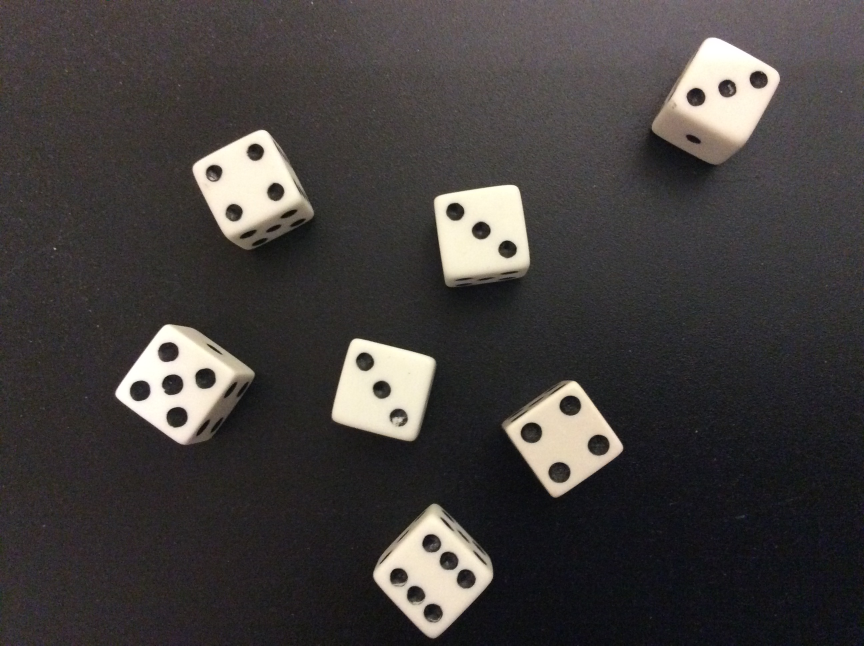
#> input picture input/dice.jpg, 2592 x 1936 px (shown at 1/3 size)
$ python histogram.py --image input/dice.jpg
#> lines starting #> are read from the running program, lines starting #| are printed output that depends on the picture; after the words box and inside, x2 and y2 are one past the last pixel; in counts of white or black regions, pixels touching at a corner belong together
from __future__ import print_function
from matplotlib import pyplot as plt
import cv2
import imutils
import numpy as np
import argparse

ap = argparse.ArgumentParser()
ap.add_argument("-i", "--image", required=True)
args = vars(ap.parse_args())

image = cv2.imread(args["image"])
#> image is the input picture: shape (1936, 2592, 3); mean B, G, R 61.5, 62.7, 66.6
image = imutils.resize(image, 450, 900)
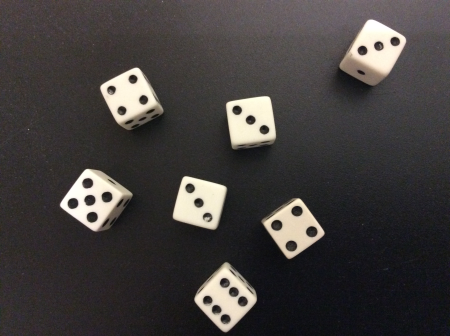
#> image: shape (336, 450, 3); mean B, G, R 61.5, 62.7, 66.6


# [38 lines of commented-out code are left out]

def plot_histogram(image, title, mask = None):
#> called with title = 'Histogram for original image'
	chans = cv2.split(image)
	colors = ("b", "g", "r")
	plt.figure()
	plt.title(title)
	plt.xlabel("Bins")
	plt.ylabel("# of pixels")

	for(chan, color) in zip(chans, colors):
		hist = cv2.calcHist([chan], [0], mask, [256], [0, 256])
		plt.plot(hist, color = color)
		plt.xlim([0,256])
#> this loop made 3 passes
#> color on passes 1 to 3: 'b', 'g', 'r'
	plt.show()
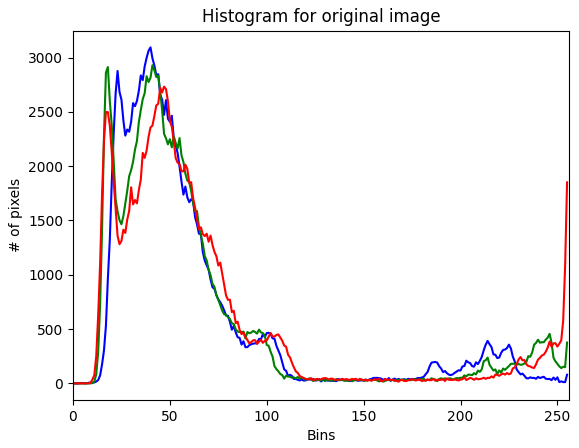
#> figure drawn by matplotlib, 1 panel; curve peaks at x = 40, y = 3093; curve peaks at x = 41, y = 2929; curve peaks at x = 47, y = 2732

# cv2.imshow("Original", image)
plot_histogram(image, "Histogram for original image")

#define our mask
mask = np.zeros(image.shape[:2], dtype = "uint8")
cv2.rectangle(mask, (150,100), (350,350), 255, -1)
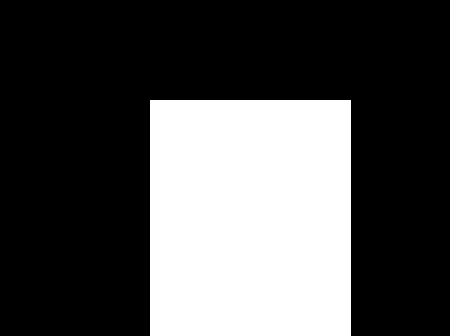
#> mask: shape (336, 450); 31.4% white; 1 white region, box (x1, y1, x2, y2) and area: (150, 100, 351, 336) 47436
masked = cv2.bitwise_and(image, image, mask=mask)
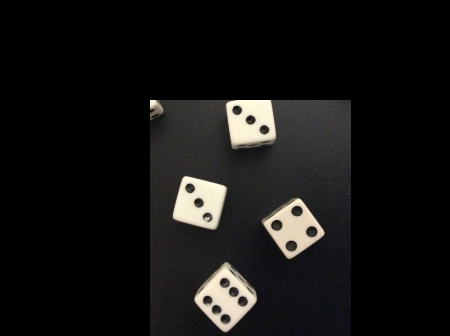
#> masked: shape (336, 450, 3); mean B, G, R 19.1, 20, 20.8
cv2.imshow("Masked image", masked)
plot_histogram(image, "Histogram for masked image", mask = mask)
#> call 2 of plot_histogram, with title = 'Histogram for masked image'
#> the loop in plot_histogram (call 2), `for(chan, color) in zip(chans, colors):` made 3 passes
#> in plot_histogram (call 2), `plt.show()`:
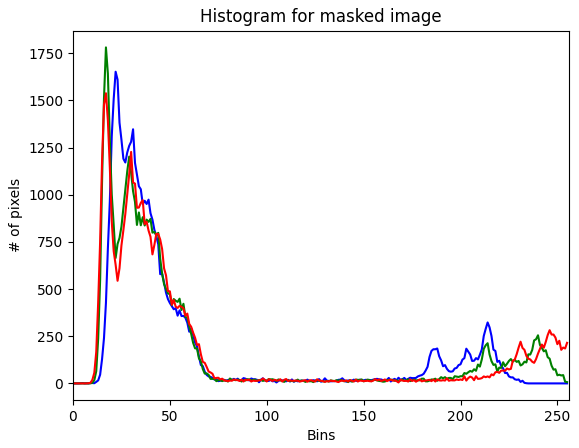
#> figure drawn by matplotlib, 1 panel; curve peaks at x = 22, y = 1652; curve peaks at x = 17, y = 1781; curve peaks at x = 17, y = 1538


cv2.waitKey(0)

$ run again, on input/coins.png
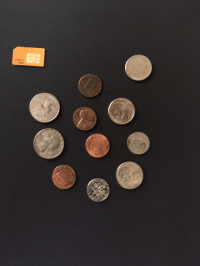
#> input picture input/coins.png, 200 x 266 px
#> image is the input picture: shape (266, 200, 3); mean B, G, R 45.7, 48.1, 54.9
#> image: shape (598, 450, 3)
#> the loop in plot_histogram, `for(chan, color) in zip(chans, colors):` made 3 passes
#> color on passes 1 to 3: 'b', 'g', 'r'
#> `cv2.rectangle(mask, (150,100), (350,350), 255, -1)`:
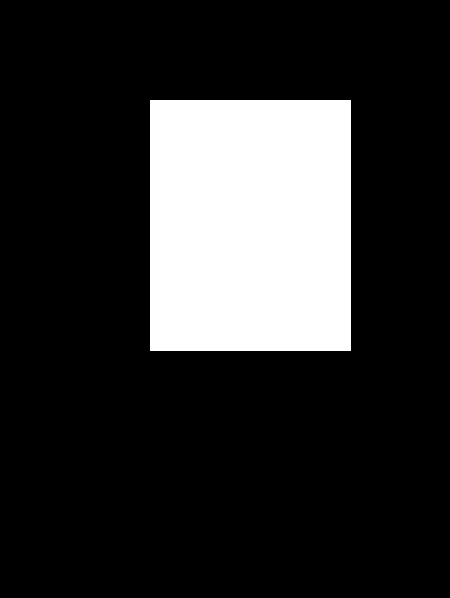
#> mask: shape (598, 450); 18.7% white; 1 white region, box (x1, y1, x2, y2) and area: (150, 100, 351, 351) 50451
#> the loop in plot_histogram (call 2), `for(chan, color) in zip(chans, colors):` made 3 passes
#> in plot_histogram (call 2), `plt.show()`:
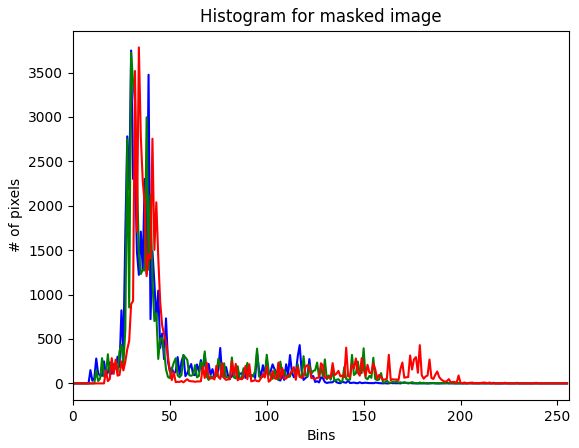
#> figure drawn by matplotlib, 1 panel; curve peaks at x = 30, y = 3748; curve peaks at x = 30, y = 3724; curve peaks at x = 34, y = 3783
